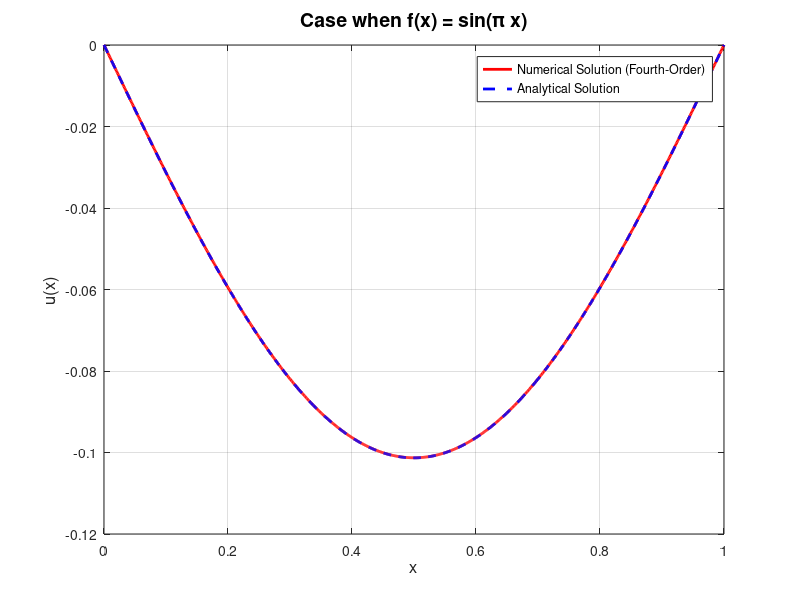

Write the MATLAB code that produced this figure.
close all; clc;

% Parameters
N = 1000; 
h = 1 / N; 
x = linspace(0, 1, N+1)'; 
u0 = 0; % Boundary condition: u(0)
u1 = 0; % Boundary condition: u(1)

% Source function f(x)
f = sin(pi * x); 

% Constructing a fourth-order matrix
A = zeros(N-1, N-1);
for i = 1:N-1
    if i > 2
        A(i, i-2) = -1 / (12 * h^2); 
    end
    if i > 1
        A(i, i-1) = 16 / (12 * h^2); 
    end
    A(i, i) = -30 / (12 * h^2); 
    if i < N-1
        A(i, i+1) = 16 / (12 * h^2); 
    end
    if i < N-2
        A(i, i+2) = -1 / (12 * h^2); 
    end
end


b = f(2:end-1); 
b(1) = b(1) - u0 * (16 / (12 * h^2)); 
b(end) = b(end) - u1 * (16 / (12 * h^2)); 

% LU Decomposition
[L, U, P] = lu(A); 


y = L \ (P * b); 
u_interior = U \ y; 
u_numerical = [u0; u_interior; u1]; 


u_analytical = -sin(pi * x) / pi^2;

error = norm(u_numerical - u_analytical, Inf);
fprintf('Error: %e\n', error);


figure;
plot(x, u_numerical, 'r-', 'LineWidth', 2); hold on;
plot(x, u_analytical, 'b--', 'LineWidth', 2);
xlabel('x', 'FontSize', 12);
ylabel('u(x)', 'FontSize', 12);
legend('Numerical Solution (Fourth-Order)', 'Analytical Solution');
title('Case when f(x) = sin(\pi x)', 'FontSize', 14);
grid on;
hold off;
